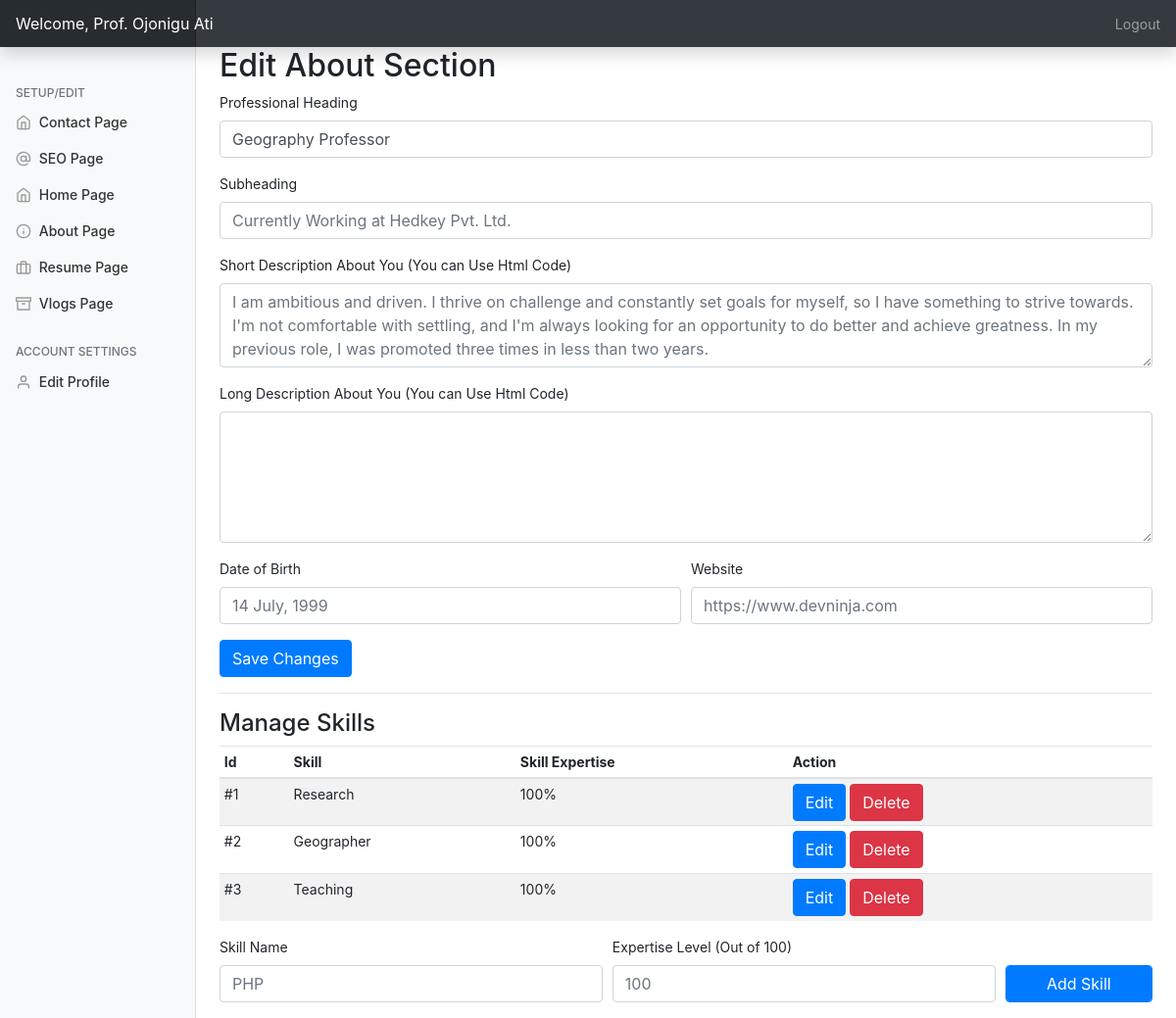
Page /admin/?editabout=true (signed in) on the committed database.
### tables this page shows
CREATE TABLE `personal_setup` (
  `id` int(11) NOT NULL,
  `profilepic` varchar(250) NOT NULL,
  `name` varchar(250) NOT NULL,
  `twitter` varchar(200) NOT NULL,
  `facebook` varchar(200) NOT NULL,
  `instagram` varchar(200) NOT NULL,
  `skype` varchar(200) NOT NULL,
  `linkedin` varchar(200) NOT NULL,
  `github` varchar(200) NOT NULL,
  `homewallpaper` varchar(200) NOT NULL,
  `professions` varchar(200) NOT NULL,
  `location` text NOT NULL,
  `mobile` varchar(200) NOT NULL,
  `emailid` varchar(200) NOT NULL
);

CREATE TABLE `aboutus_setup` (
  `id` int(11) NOT NULL,
  `shortdesc` text NOT NULL,
  `heading` text NOT NULL,
  `subheading` text NOT NULL,
  `longdesc` text NOT NULL,
  `website` varchar(250) NOT NULL,
  `dob` varchar(250) NOT NULL
);

CREATE TABLE `skills` (
  `id` int(11) NOT NULL,
  `skill` varchar(250) NOT NULL,
  `score` varchar(250) NOT NULL
);

### admin/php/about.php (the view, shortened to what this page needs)
<h2>Edit About Section</h2>
         <form method="post" action="php/uabout.php">
         <div class="form-row">
             <div class="form-group col-md-12">
    <label for="ptitle">Professional Heading</label>
    <input type="text" name="ptitle" value="<?=$data['heading']?>" class="form-control" id="ptitle" placeholder="Web Developer/PHP Developer">
  </div>
        <div class="form-group col-md-12">
    <label for="psubtitle">Subheading</label>
    <input type="text" name="psubtitle" value="<?=$data['subheading']?>" class="form-control" id="psubtitle" placeholder="Currently Working at Hedkey Pvt. Ltd.">
  </div>
    <div class="form-group col-md-12">
    <label for="exampleFormControlTextarea1">Short Description About You (You can Use Html Code)</label>
    <textarea class="form-control" name="shortdesc" id="exampleFormControlTextarea1" rows="3" placeholder="I am ambitious and driven. I thrive on challenge and constantly set goals for myself, so I have something to strive towards. I'm not comfortable with settling, and I'm always looking for an opportunity to do better and achieve greatness. In my previous role, I was promoted three times in less than two years."><?=$data['shortdesc'];?></textarea>
  </div>
        <div class="form-group col-md-12">
    <label for="exampleFormControlTextarea1">Long Description About You (You can Use Html Code)</label>
    <textarea class="form-control" id="exampleFormControlTextarea1" rows="5" name="longdesc" placeholder="I am a person who is positive about every aspect of life. There are many things I like to do, to see, and to experience. I like to read, I like to write; I like to think, I like to dream; I like to talk, I like to listen. I like to see the sunrise in the morning, I like to see the moonlight at night; I like to feel the music flowing on my face, I like to smell the wind coming from the ocean. I like to look at the clouds in the sky with a blank mind, I like to do thought experiment when I cannot sleep in the middle of the night. I like flowers in spring, rain in summer, leaves in autumn, and snow in winter. I like to sleep early, I like to get up late; I like to be alone, I like to be surrounded by people. I like country’s peace, I like metropolis’ noise; I like the beautiful west lake in Hangzhou, I like the flat cornfield in Champaign. I like delicious food and comfortable shoes; I like good books and romantic movies. I like the land and the nature, I like people. And, I like to laugh."><?=$data['longdesc'];?>
    </textarea>
  </div>
        <div class="form-group col-md-6">
    <label for="bd">Date of Birth</label>
    <input type="text" name="dob" value="<?=$data['dob']?>" class="form-control" id="dob" placeholder="14 July, 1999">
  </div>
        <div class="form-group col-md-6">
    <label for="website">Website</label>
    <input type="text" name="website" value="<?=$data['website']?>" class="form-control" id="website" placeholder="https://www.devninja.com">
  </div>
         </div>
         <input type="submit" name="save" class="btn btn-primary" value="Save Changes">
         </form>
         <hr>
         <h4 ID="skillsection">Manage Skills</h4>
         <table class="table table-striped table-sm">
          <thead>
            <tr>
              <th>Id</th>
              <th>Skill</th>
              <th>Skill Expertise</th>
              <th>Action</th>
            </tr>
          </thead>
          <tbody>
         <?php
$query2="SELECT * FROM skills";
$queryrun2=mysqli_query($db,$query2);
$count=1;
while($data2=mysqli_fetch_array($queryrun2)){
    ?>
     <tr>
          <td>#<?=$count?></td>
              <td><?=$data2['skill']?></td>
         <td><?=$data2['score']?>%</td>
         <td><button type="button" class="btn btn-primary" data-toggle="modal" data-target="#modal<?=$data2['id']?>">
  Edit
</button> <a href="php/supdate.php?del=<?=$data2['id']?>"><button type="button" class="btn btn-danger" data-toggle="modal" data-target="#exampleModal">
  Delete
             </button></a></td>
            </tr>
         <?php $count++;
} ?>
             </tbody></table>
             <form action="php/supdate.php" method="post">
                 <div class="form-row">
                     <div class="form-group col-md-5">
    <label for="sn">Skill Name</label>
    <input type="text" name="skill" class="form-control" id="website" placeholder="PHP" required>
  </div><div class="form-group col-md-5">
    <label for="website">Expertise Level (Out of 100)</label>
    <input type="text" name="score" class="form-control" id="website" placeholder="100" required>
  </div>
   <div class="form-group col-md-2">
     <label class="text-white">submit</label>
      <input type="submit" name="addskill" class="btn btn-primary form-control" value="Add Skill">
   </div>
                 </div>
             </form>

### admin/css/dashboard.css (style rules this page uses)
body { font-size: .875rem; }

### rows in the picture
personal_setup: ptitle "Geography Professor"
skills: skill "Research", score "100"
skills: skill "Geographer", score "100"
skills: skill "Teaching", score "100"

### other values in the picture
$_SESSION['username'] "Prof. Ojonigu Ati"
